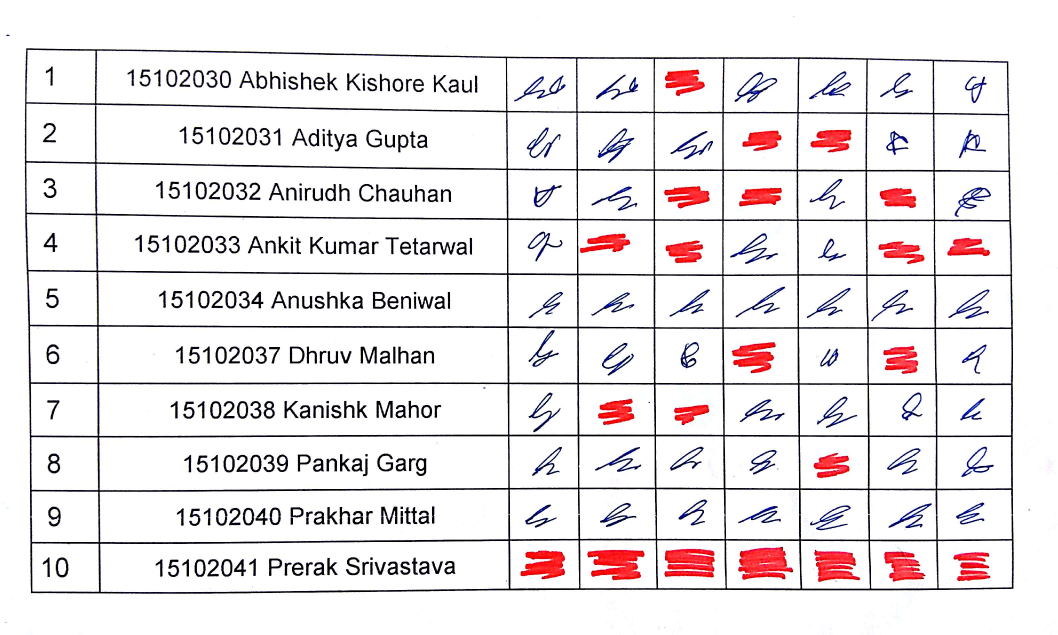
#> input picture phase_IV/images/cam01.jpg, 3172 x 1904 px (shown at 1/3 size)
$ python updateAttendance.py   (Python 2 division)   (older library calls are emulated)
#> lines starting #> are read from the running program, lines starting #| are printed output that depends on the picture; after the words box and inside, x2 and y2 are one past the last pixel; in counts of white or black regions, pixels touching at a corner belong together
### finalEval/PyTesser/pytesser.py
"""OCR in Python using the Tesseract engine from Google
http://code.google.com/p/pytesser/
by Michael J.T. O'Kelly
V 0.0.1, 3/10/07"""

import Image
import subprocess

import util
import errors

tesseract_exe_name = 'tesseract' # Name of executable to be called at command line
scratch_image_name = "temp.bmp" # This file must be .bmp or other Tesseract-compatible format
scratch_text_name_root = "temp" # Leave out the .txt extension
cleanup_scratch_flag = True  # Temporary files cleaned up after OCR operation

def call_tesseract(input_filename, output_filename):
	"""Calls external tesseract.exe on input file (restrictions on types),
	outputting output_filename+'txt'"""
	args = [tesseract_exe_name, input_filename, output_filename]
	proc = subprocess.Popen(args)
	retcode = proc.wait()
	if retcode!=0:
		errors.check_for_errors()

def image_to_string(im, cleanup = cleanup_scratch_flag):
	"""Converts im to file, applies tesseract, and fetches resulting text.
	If cleanup=True, delete scratch files after operation."""
	try:
		util.image_to_scratch(im, scratch_image_name)
		call_tesseract(scratch_image_name, scratch_text_name_root)
		text = util.retrieve_text(scratch_text_name_root)
	finally:
		if cleanup:
			util.perform_cleanup(scratch_image_name, scratch_text_name_root)
	return text

# [18 lines left out: function image_file_to_string, not called in this run]


# [13 lines that do not run on import are left out]

### perspTrans/util.py
"""Utility functions for processing images for delivery to Tesseract"""

import os

def image_to_scratch(im, scratch_image_name):
	"""Saves image in memory to scratch file.  .bmp format will be read correctly by Tesseract"""
	im.save(scratch_image_name, dpi=(200,200))

# [5 lines left out: function retrieve_text, not called in this run]

def perform_cleanup(scratch_image_name, scratch_text_name_root):
	"""Clean up temporary files from disk"""
	for name in (scratch_image_name, scratch_text_name_root + '.txt', "tesseract.log"):
		try:
			os.remove(name)
		except OSError:
			pass

### phase_IV/updateAttendance.py
import cv2
import numpy as np
# from fpt import four_point_transform
import PyTesser.pytesser as pyt
from PIL import Image
import requests
# import time

# [16 lines left out: function show, not called in this run]
def order_points(pts):
    pts = np.array(pts, dtype="float32")
    ##    print pts
    rect = np.zeros((4, 2), dtype="float32")
    s = pts.sum(axis=1)
    rect[0] = pts[np.argmin(s)]
    rect[2] = pts[np.argmax(s)]
    diff = np.diff(pts, axis=1)
    ##    print diff
    rect[1] = pts[np.argmin(diff)]
    rect[3] = pts[np.argmax(diff)]
    return rect
def four_point_transform(image, pts):
    ##    print pts
    rect = order_points(pts)
    (tl, tr, br, bl) = rect
    ##    print rect

    widthA = np.sqrt(((br[0] - bl[0]) ** 2) + ((br[1] - bl[1]) ** 2))
    widthB = np.sqrt(((tr[0] - tl[0]) ** 2) + ((tr[1] - tl[1]) ** 2))
    maxWidth = max(int(widthA), int(widthB))

    heightA = np.sqrt(((tr[0] - br[0]) ** 2) + ((tr[1] - br[1]) ** 2))
    heightB = np.sqrt(((tl[0] - bl[0]) ** 2) + ((tl[1] - bl[1]) ** 2))
    maxHeight = max(int(heightA), int(heightB))

    ##    print maxWidth,maxHeight
    dst = np.array([
        [0, 0],
        [maxWidth - 1, 0],
        [maxWidth - 1, maxHeight - 1],
        [0, maxHeight - 1]], dtype="float32")

    ##    print dst
    M = cv2.getPerspectiveTransform(rect, dst)
    warped = cv2.warpPerspective(image, M, (maxWidth, maxHeight))
    ##    cv2.imshow('warped',warped)
    ##    cv2.waitKey(0)
    return warped
# [42 lines left out: function findRegion, not called in this run]
def findLargestContourIndex(contours):
    maxIndex = 0;
    maxArea = cv2.contourArea(contours[0]);
    for i in range(0, len(contours)):
        r = cv2.boundingRect(contours[i]);
        area = r[2] * r[3];
        # print area
        if area > maxArea:
            maxIndex = i;
            maxArea = area;
    # print maxArea;
    # print maxIndex
    # print len(contours)
    return maxIndex;
# [12 lines left out: function showEachCell, not called in this run]
def findAttendance(im,imGrid,days,noOfStudents):
    contours, hier = cv2.findContours(imGrid.copy(), cv2.RETR_CCOMP, cv2.CHAIN_APPROX_SIMPLE)
    contours = arrangeCells(imGrid,contours)
    studentDetails = [];
    studentAttend = np.zeros(noOfStudents, dtype=np.uint8);
    boundFlag = False #to check for outer boundary
    for I,c in enumerate(contours):
        # print i
        r = cv2.boundingRect(c)
        roi = im[r[1]:r[1] + r[3], r[0]:r[0] + r[2]];
##        print imGrid.size
##        print r[2]*r[3]
        if imGrid.size / (r[2]*r[3]) < 2:
            boundFlag = True
            continue
        rects = img.copy()
##        img2=img.copy()
##        show('Image',img2)
        cv2.rectangle(rects, (r[0], r[1]), (r[0] + r[2], r[1] + r[3]), 127, 5)
##        show('Image',rects)
##        cv2.waitKey(0)
        # show('Image', rects);
        # show('ROI', roi );
        if boundFlag == True:
            i=I-1
        else:
            i=I
        if i % days == 0: #Serial Number
            pass;
        elif i % days == 1:
##            show('Image', roi);
##            cv2.waitKey(0);
            roi = cv2.resize(roi, (0, 0), fx=2, fy=2)
##            text='student %d'%(i/days)
            text = pyt.image_to_string(Image.fromarray(np.array(roi, dtype='uint8')), cleanup=True)
            text = text.lstrip();
            text = text.rstrip();
            studentDetails.append(text);
##            print text,
##            print ': ',
        else:
            if checkPresent(roi):
                studentAttend[i/days]+=1

    return studentDetails, studentAttend
def getLargestContour(im):
    contours, hier = cv2.findContours(im.copy(), cv2.RETR_CCOMP, cv2.CHAIN_APPROX_SIMPLE)
    maxIndex = findLargestContourIndex(contours);
    maxPt = tuple(contours[maxIndex][0][0])
    # # print maxPt
    # cv2.circle(img,maxPt,1,(0,255,0),thickness=2,lineType=-1);
    h,w=im.shape
    mask = np.zeros((h + 2, w + 2), np.uint8)
    cv2.floodFill(im, mask, maxPt, 127);
    # [9 lines of commented-out code are left out]
    im = cv2.inRange(im, np.array(cv2.cv.Scalar(127)),
                     np.array(cv2.cv.Scalar(127)));
    return im;
# engine=pyttsx.init()

def findGrid(img):
    gray = cv2.cvtColor(img, cv2.COLOR_BGR2GRAY);
    h, w = gray.shape;
    ret, temp = cv2.threshold(gray, 127, 255, cv2.THRESH_BINARY);
##    show('Image', gray)
##    cv2.waitKey(0);

    # kernel=np.ones((1,1),dtype=np.uint8);
    # temp=cv2.erode(temp,kernel,iterations=1);
    # show('Image', temp);
    # cv2.waitKey(0);
    # cv2.drawContours(img, contours, -1, (0,255,0), 2)
    # show('Image',img);
    # cv2.waitKey(0);

    temp = abs(255 - temp);

    imGrid = getLargestContour(temp);

    imGrid = abs(255 - imGrid);

##    show('Image',imGrid)
##    cv2.waitKey(0);

    kernel = np.ones((25, 25), dtype=np.uint8);
    imGrid = cv2.erode(imGrid, kernel, iterations=1);
##    mask = np.zeros((h + 2, w + 2), np.uint8)
##    cv2.floodFill(imGrid,mask,(0,0),0);

    return imGrid

# [20 lines left out: function checkPresent, not called in this run]

def arrangeCells(im,contours):
    centroids = []
    Ky=im.shape[0]/10
    Kx=37
    for c in contours:
        r=cv2.boundingRect(c)
        pt=(r[0]+r[2]/2,r[1]+r[3]/2)
        centroids.append(pt)
    for i in range(0,len(centroids)):
        for j in range(0,len(centroids)-1):
            if centroids[j][1]/Ky > centroids[j+1][1]/Ky :
               temp=centroids[j]
               centroids[j]=centroids[j+1]
               centroids[j+1]=temp
               temp=contours[j]
               contours[j]=contours[j+1]
               contours[j+1]=temp
    for i in range(0,len(centroids)):
        for j in range(0,len(centroids)-1):
            if centroids[j][0]/Kx>centroids[j+1][0]/Kx and centroids[j][1]/Ky==centroids[j+1][1]/Ky :
               temp=centroids[j]
               centroids[j]=centroids[j+1]
               centroids[j+1]=temp
               temp=contours[j]
               contours[j]=contours[j+1]
               contours[j+1]=temp
    return contours

def simplify(im,imGrid):

    imGrid = 255-imGrid
    contours,ret=cv2.findContours(imGrid.copy(),cv2.RETR_LIST,cv2.CHAIN_APPROX_SIMPLE)
    contours = sorted(contours, key = cv2.contourArea, reverse = True)[:5]
    peri = cv2.arcLength(contours[0],True)
    approx = cv2.approxPolyDP(contours[0], 0.1 * peri, True)
    pts=approx.flatten()
##    cv2.rectangle(imGrid,(pts[0],pts[1]),(pts[4],pts[5]),127,100)
    print pts
    pts=([pts[0],pts[1]],[pts[2],pts[3]],[pts[4],pts[5]],[pts[6],pts[7]])

##    show('Image', imGrid)
##    cv2.waitKey(0);

    imGrid = four_point_transform(imGrid.copy(), pts)
    im = four_point_transform(im.copy(), pts)

##    show('Image', imGrid)
##    cv2.waitKey(0);

    return im,imGrid

if __name__ == '__main__':

    cv2.destroyAllWindows()

    days=7;noOfStudents=10;
    img = cv2.imread('images//cam01.jpg');
#> img is the input picture: shape (1904, 3172, 3); mean B, G, R 232.8, 231, 236
##    show('Image', img)
##    cv2.waitKey(0);

    imGrid=findGrid(img)
#> in findGrid, `ret, temp = cv2.threshold(gray, 127, 255, cv2.THRESH_BINARY);`:
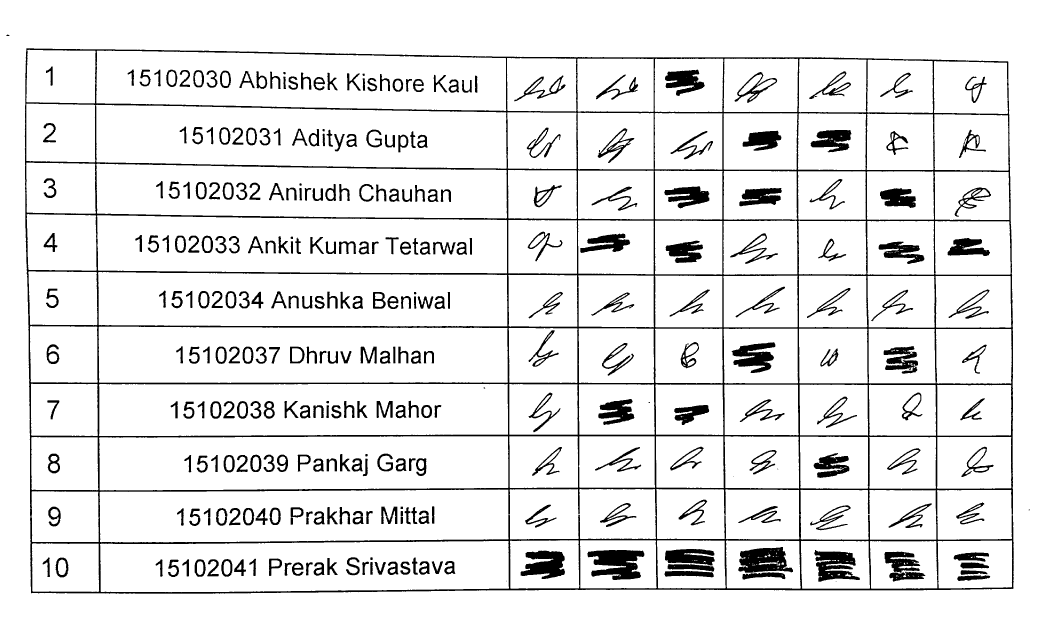
#> temp: shape (1904, 3172) (shown at 1/3 size); 90.8% white; 332 black regions (12 under 20 px), largest, box (x1, y1, x2, y2) and area: (74, 145, 3041, 1781) 214512, (1762, 1650, 1933, 1740) 10137, (2215, 1641, 2379, 1718) 8831
#> in findGrid, `temp = abs(255 - temp);`:
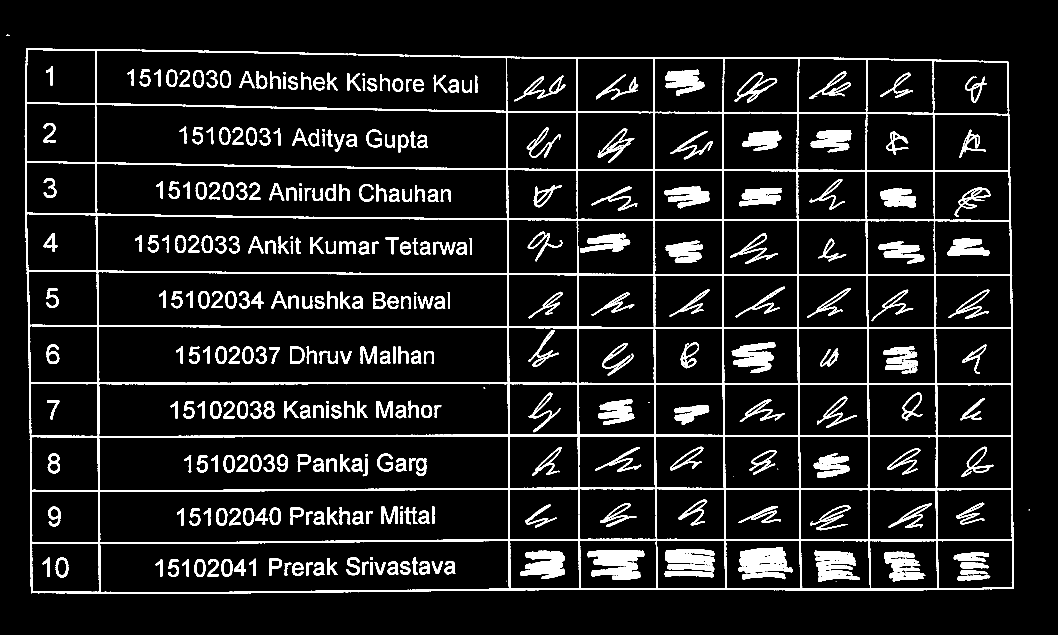
#> temp: shape (1904, 3172) (shown at 1/3 size); 9.2% white; 332 white regions (12 under 20 px)
#> in getLargestContour, `contours, hier = cv2.findContours(im.copy(), cv2.RETR_CCOMP, cv2.CHAIN..`: contours = 801 contours, 215 with area under 20; largest, box (x1, y1, x2, y2) and area: (74, 145, 3041, 1781) 4648244, (298, 1466, 1969, 1628) 251012, (286, 313, 1521, 507) 212112, (295, 979, 1525, 1150) 204324, (290, 645, 1522, 821) 201372
#> in findLargestContourIndex, `maxArea = cv2.contourArea(contours[0]);`: maxArea = 0.5
#> the loop in findLargestContourIndex, `for i in range(0, len(contours)):` made 801 passes
#> (r, area, maxArea) on passes 3, 4, 11, 31: ((2872, 1726, 99, 17), 1683, 1683), ((2227, 1717, 129, 22), 2838, 2838), ((2668, 1715, 108, 30), 3240, 3240), ((2002, 1692, 141, 23), 3243, 3243)
#> after the loop in findLargestContourIndex, `for i in range(0, len(contours)):`: maxArea = 4854012; maxIndex = 715
#> in getLargestContour, `maxPt = tuple(contours[maxIndex][0][0])`: maxPt = (79, 145)
#> in findGrid, `imGrid = cv2.erode(imGrid, kernel, iterations=1);`:
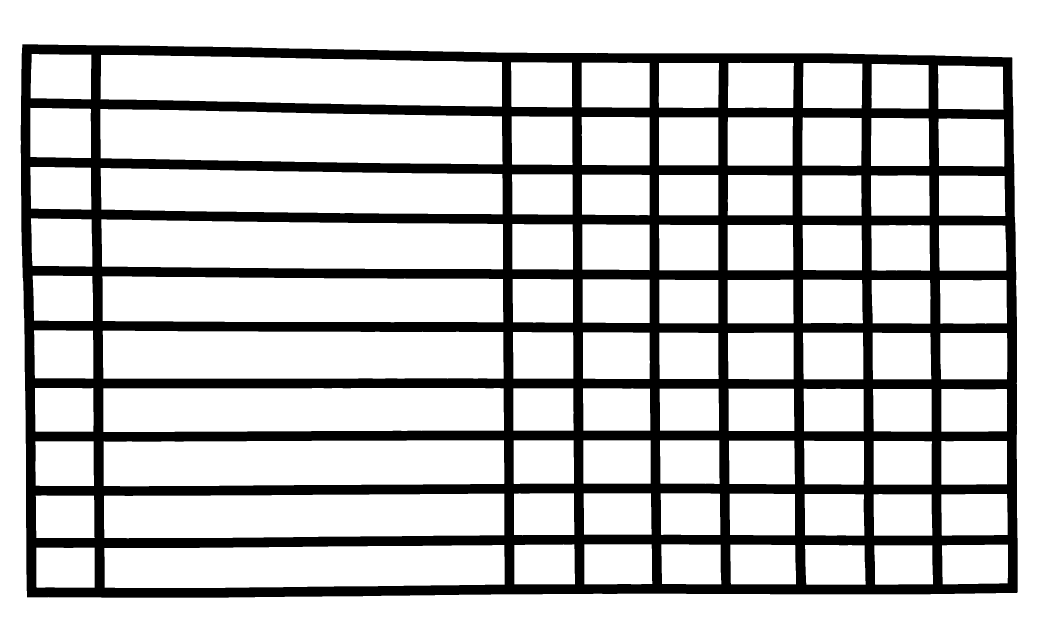
#> imGrid: shape (1904, 3172) (shown at 1/3 size); 78.1% white; 1 black region, box (x1, y1, x2, y2) and area: (62, 133, 3053, 1793) 1325636

    img,imGrid = simplify(img,imGrid)
#> in simplify, `contours,ret=cv2.findContours(imGrid.copy(),cv2.RETR_LIST,cv2.CHAIN_AP..`: contours = 91 contours; largest, box (x1, y1, x2, y2) and area: (62, 133, 3053, 1793) 4854092, (300, 326, 1509, 494) 178278, (307, 991, 1512, 1137) 170782, (303, 657, 1510, 809) 168014, (300, 164, 1507, 321) 163142; ret = 91 rows, first 6: [1, -1, -1, -1], [2, 0, -1, -1], [3, 1, -1, -1], [4, 2, -1, -1], [5, 3, -1, -1], [6, 4, -1, -1]
#> in simplify, `contours = sorted(contours, key = cv2.contourArea, reverse = True)[:5]`: contours = 5 contours; box (x1, y1, x2, y2) and area: (62, 133, 3053, 1793) 4854092, (300, 326, 1509, 494) 178278, (307, 991, 1512, 1137) 170782, (303, 657, 1510, 809) 168014, (300, 164, 1507, 321) 163142
#> in simplify, `peri = cv2.arcLength(contours[0],True)`: peri = 9251.1
#> in simplify, `approx = cv2.approxPolyDP(contours[0], 0.1 * peri, True)`: approx = [[67, 133], [81, 1791], [3052, 1776], [3035, 172]]
#> in simplify, `pts=approx.flatten()`: pts = [67, 133, 81, 1791, 3052, 1776, 3035, 172]
#| [  67  133   81 1791 3052 1776 3035  172]
#> in simplify, `pts=([pts[0],pts[1]],[pts[2],pts[3]],[pts[4],pts[5]],[pts[6],pts[7]])`: pts = ([67, 133], [81, 1791], [3052, 1776], [3035, 172])
#> in order_points, `pts = np.array(pts, dtype="float32")`: pts = [[67, 133], [81, 1791], [3052, 1776], [3035, 172]]
#> in order_points, `s = pts.sum(axis=1)`: s = [200, 1872, 4828, 3207]
#> in order_points, `diff = np.diff(pts, axis=1)`: diff = [66, 1710, -1276, -2863]
#> in four_point_transform, `rect = order_points(pts)`: rect = [[67, 133], [3035, 172], [3052, 1776], [81, 1791]]
#> in four_point_transform, `(tl, tr, br, bl) = rect`: tl = [67, 133]; tr = [3035, 172]; br = [3052, 1776]; bl = [81, 1791]
#> in four_point_transform, `widthA = np.sqrt(((br[0] - bl[0]) ** 2) + ((br[1] - bl[1]) ** 2))`: widthA = 2971
#> in four_point_transform, `widthB = np.sqrt(((tr[0] - tl[0]) ** 2) + ((tr[1] - tl[1]) ** 2))`: widthB = 2968.3
#> in four_point_transform, `maxWidth = max(int(widthA), int(widthB))`: maxWidth = 2971
#> in four_point_transform, `heightA = np.sqrt(((tr[0] - br[0]) ** 2) + ((tr[1] - br[1]) ** 2))`: heightA = 1604.1
#> in four_point_transform, `heightB = np.sqrt(((tl[0] - bl[0]) ** 2) + ((tl[1] - bl[1]) ** 2))`: heightB = 1658.1
#> in four_point_transform, `maxHeight = max(int(heightA), int(heightB))`: maxHeight = 1658
#> in four_point_transform, `dst = np.array([ [0, 0], [maxWidth - 1, 0], [maxWidth - 1, maxHeight -..`: dst = [[0, 0], [2970, 0], [2970, 1657], [0, 1657]]
#> in four_point_transform, `M = cv2.getPerspectiveTransform(rect, dst)`: M = [[0.968, -0.00817, -63.74], [-0.0131, 1, -132.1], [-1.1e-05, 8.18e-07, 1]]
#> in four_point_transform, `warped = cv2.warpPerspective(image, M, (maxWidth, maxHeight))`:
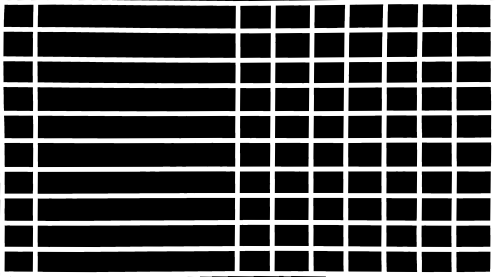
#> warped: shape (1658, 2971) (shown at 1/6 size); min 0, max 255, mean 69
#> in four_point_transform (call 2), `warped = cv2.warpPerspective(image, M, (maxWidth, maxHeight))`:
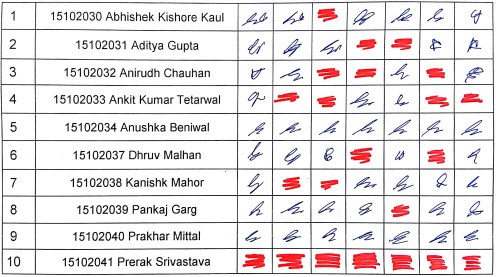
#> warped: shape (1658, 2971, 3) (shown at 1/6 size); mean of channels 0, 1, 2 227.2, 225.1, 231.3; drawn as B, G, R

##    show('Image', img)
##    cv2.waitKey(0);

    days=days+2;

##    showEachCell(img,imGrid) #select and show each cell
    studentDetails,studentAttend= findAttendance(img,imGrid,days,noOfStudents); #find Attendance
#> in findAttendance, `contours, hier = cv2.findContours(imGrid.copy(), cv2.RETR_CCOMP, cv2.C..`: contours = 91 contours; largest, box (x1, y1, x2, y2) and area: (0, 0, 2971, 1658) 4916420, (224, 191, 1415, 348) 176090, (226, 857, 1412, 1003) 168451, (225, 523, 1414, 669) 165791, (225, 27, 1416, 172) 161150
#> the loop in arrangeCells, `for c in contours:` made 91 passes
#> (r, pt) on passes 1 to 8: ((0, 0, 2971, 1658), (1485, 829)), ((2738, 1510, 205, 123), (2840, 1571)), ((2530, 1510, 180, 123), (2620, 1571)), ((2317, 1509, 186, 124), (2410, 1571)), ((27, 1509, 172, 122), (113, 1570)), ((2089, 1507, 201, 123), (2189, 1568)), ((1880, 1505, 182, 124), (1971, 1567)), ((225, 1505, 1185, 128), (817, 1569))
#> after the loop in arrangeCells, `for c in contours:`: centroids = 91 pairs, first value 109 to 2844, second value 94 to 1571
#> the loop in arrangeCells, `for i in range(0,len(centroids)):` made 91 passes
#> the loop in findAttendance, `for I,c in enumerate(contours):` made 2 passes
#> (I, r, i) on pass 2: (1, (225, 27, 1191, 145), 1)
#> pass 1, in findAttendance, `roi = im[r[1]:r[1] + r[3], r[0]:r[0] + r[2]];`:
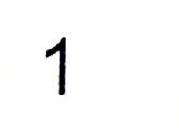
#> roi: shape (136, 179, 3); mean of channels 0, 1, 2 250.5, 250.4, 250.5; drawn as B, G, R
#> pass 2, in findAttendance, `roi = im[r[1]:r[1] + r[3], r[0]:r[0] + r[2]];`:
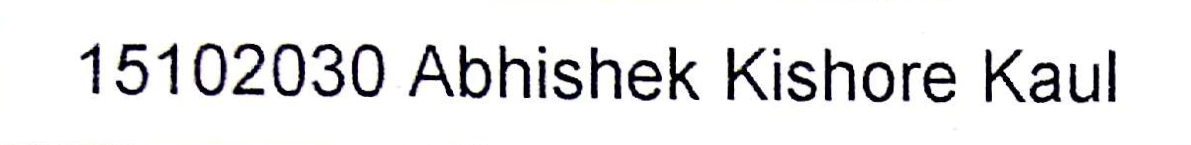
#> roi: shape (145, 1191, 3); mean of channels 0, 1, 2 233.2, 232.4, 232.6; drawn as B, G, R
#> after the loop in findAttendance, `for I,c in enumerate(contours):`: studentAttend = [0, 0, 0, 0, 0, 0, 0, 0, 0, 0]; studentDetails = []
#> (the run stopped early here; a loop or call above may not have finished)
